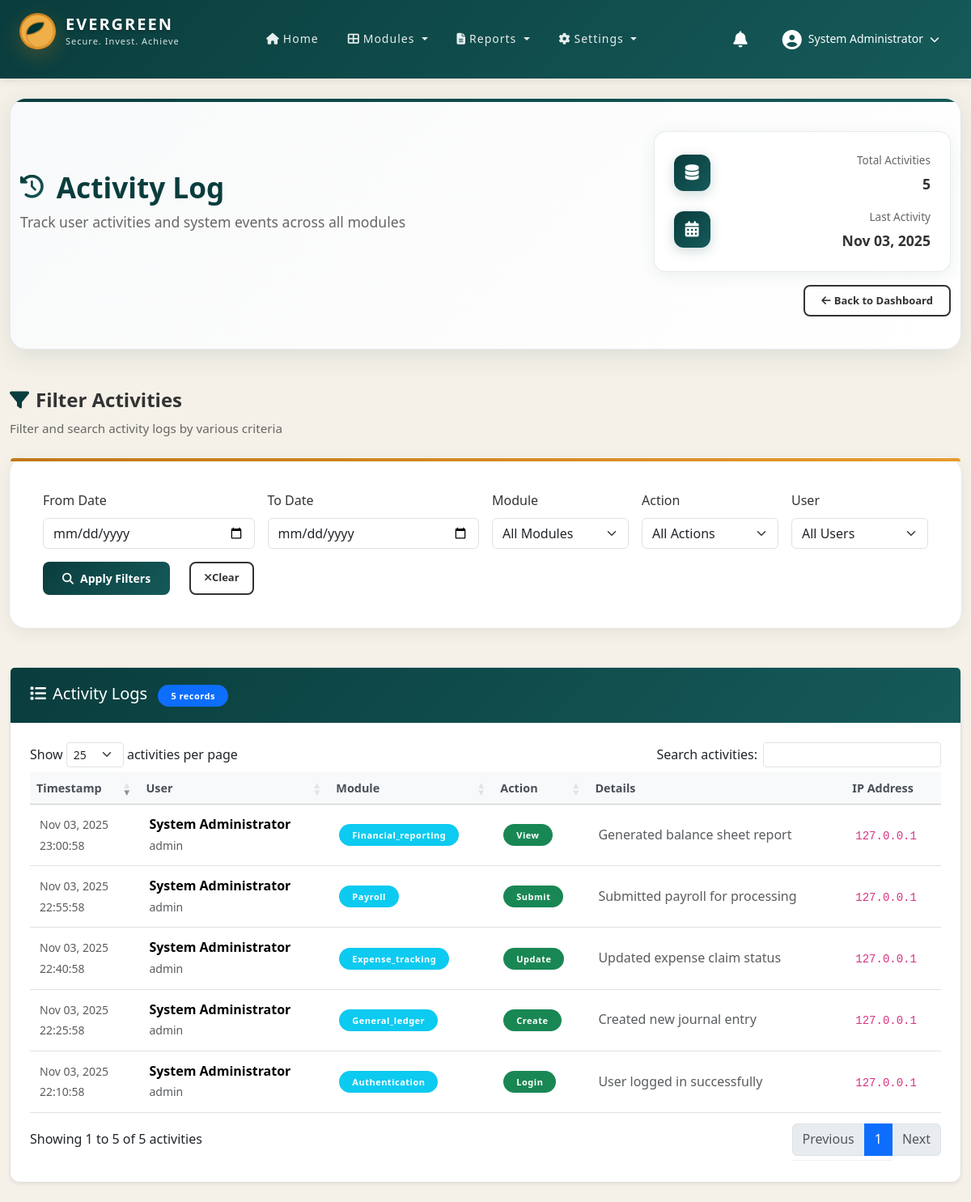
/modules/activity-log.php (signed in), run on the app's committed database.
### tables this page shows
CREATE TABLE IF NOT EXISTS activity_logs (
    id INT AUTO_INCREMENT PRIMARY KEY,
    user_id INT NOT NULL,
    action VARCHAR(100) NOT NULL,
    module VARCHAR(100) NOT NULL,
    details TEXT,
    ip_address VARCHAR(45),
    created_at DATETIME DEFAULT CURRENT_TIMESTAMP,
    INDEX idx_user_id (user_id),
    INDEX idx_module (module),
    INDEX idx_action (action),
    INDEX idx_created_at (created_at),
    FOREIGN KEY (user_id) REFERENCES users(id) ON DELETE CASCADE
);

CREATE TABLE users (
    id INT AUTO_INCREMENT PRIMARY KEY,
    username VARCHAR(50) UNIQUE NOT NULL,
    password_hash VARCHAR(255) NOT NULL,
    email VARCHAR(100) UNIQUE NOT NULL,
    full_name VARCHAR(100) NOT NULL,
    is_active BOOLEAN DEFAULT TRUE,
    last_login DATETIME,
    created_at DATETIME DEFAULT CURRENT_TIMESTAMP,
    updated_at DATETIME DEFAULT CURRENT_TIMESTAMP ON UPDATE CURRENT_TIMESTAMP
);

### includes/session.php (called while the page is built, shortened)
<?php
function isLoggedIn() {
    return isset($_SESSION['user_id']) && isset($_SESSION['username']);
}
function getCurrentUser() {
    if (isLoggedIn()) {
        return [
            'id' => $_SESSION['user_id'],
            'username' => $_SESSION['username'],
            'email' => $_SESSION['email'] ?? '',
            'full_name' => $_SESSION['full_name'] ?? ''
        ];
    }
    return null;
}

### modules/activity-log.php (the view, shortened to what this page needs)
<?php
require_once '../includes/session.php';
$current_user = getCurrentUser();
$date_from = $_GET['date_from'] ?? '';
$date_to = $_GET['date_to'] ?? '';
$sql = "SELECT
            al.id,
            al.user_id,
            al.action,
            al.module,
            al.details,
            al.ip_address,
            al.created_at,
            u.full_name as user_name,
            u.username
        FROM activity_logs al
        LEFT JOIN users u ON al.user_id = u.id
        WHERE 1=1";
$sql .= " ORDER BY al.created_at DESC LIMIT 1000";
$activity_logs = [];
$hasResults = false;
if ($conn) {
    $stmt = $conn->prepare($sql);
    if ($stmt !== false) {
        $stmt->execute();
        $result = $stmt->get_result();
        while ($row = $result->fetch_assoc()) {
            $activity_logs[] = $row;
        }
        $hasResults = count($activity_logs) > 0;
    }
}
?>
<!DOCTYPE html>
<html lang="en">
<head>
    <link href="https://cdn.jsdelivr.net/npm/bootstrap@5.3.2/dist/css/bootstrap.min.css" rel="stylesheet">
    <link rel="stylesheet" href="https://cdnjs.cloudflare.com/ajax/libs/font-awesome/6.5.1/css/all.min.css">
    <link rel="stylesheet" href="https://cdn.datatables.net/1.13.7/css/dataTables.bootstrap5.min.css">
    <link rel="stylesheet" href="../assets/css/style.css">
    <link rel="stylesheet" href="../assets/css/dashboard.css">
    <link rel="stylesheet" href="../assets/css/financial-reporting.css">
</head>
<body>
    <nav class="navbar navbar-expand-lg navbar-custom">
        <div class="container-fluid px-4">
            <div class="logo-section">
                <div class="logo-circle">
                    <img src="../assets/image/LOGO.png" alt="Evergreen Logo" class="logo-img">
                </div>
                <div class="logo-text">
                    <h1>EVERGREEN</h1>
                    <p>Secure. Invest. Achieve</p>
                </div>
            </div>
            <div class="collapse navbar-collapse justify-content-center" id="navbarNav">
                <ul class="navbar-nav">
                    <li class="nav-item">
                        <a class="nav-link" href="../core/dashboard.php">
                            <i class="fas fa-home me-1"></i>Home
                        </a>
                    </li>
                    <li class="nav-item dropdown">
                        <a class="nav-link dropdown-toggle" href="#" id="modulesDropdown" role="button" data-bs-toggle="dropdown" aria-expanded="false">
                            <i class="fas fa-th-large me-1"></i>Modules
                        </a>
                    </li>
                    <li class="nav-item dropdown">
                        <a class="nav-link dropdown-toggle" href="#" id="reportsDropdown" role="button" data-bs-toggle="dropdown" aria-expanded="false">
                            <i class="fas fa-file-alt me-1"></i>Reports
                        </a>
                    </li>
                    <li class="nav-item dropdown">
                        <a class="nav-link dropdown-toggle" href="#" id="settingsDropdown" role="button" data-bs-toggle="dropdown" aria-expanded="false">
                            <i class="fas fa-cog me-1"></i>Settings
                        </a>
                    </li>
                </ul>
            </div>
            <div class="d-flex align-items-center gap-3">
                <div class="dropdown d-none d-md-block">
                    <a class="nav-icon-btn" href="#" id="notificationsDropdown" role="button" data-bs-toggle="dropdown" aria-expanded="false">
                        <i class="fas fa-bell"></i>
                    </a>
                </div>
                <div class="dropdown">
                    <a class="user-profile-btn" href="#" id="userDropdown" role="button" data-bs-toggle="dropdown" aria-expanded="false">
                        <i class="fas fa-user-circle me-2"></i>
                        <span class="d-none d-lg-inline"><?php echo htmlspecialchars($current_user['full_name']); ?></span>
                        <i class="fas fa-chevron-down ms-2 d-none d-lg-inline"></i>
                    </a>
                </div>
            </div>
        </div>
    </nav>
    <main class="container-fluid py-4">
        <div class="beautiful-page-header mb-5">
            <div class="container-fluid">
                <div class="row align-items-center">
                    <div class="col-lg-8">
                        <div class="header-content">
                            <h1 class="page-title-beautiful">
                                <i class="fas fa-history me-3"></i>
                                Activity Log
                            </h1>
                            <p class="page-subtitle-beautiful">
                                Track user activities and system events across all modules
                            </p>
                        </div>
                    </div>
                    <div class="col-lg-4 text-lg-end">
                        <div class="header-info-card">
                            <div class="info-item">
                                <div class="info-icon">
                                    <i class="fas fa-database"></i>
                                </div>
                                <div class="info-content">
                                    <div class="info-label">Total Activities</div>
                                    <div class="info-value"><?php echo count($activity_logs); ?></div>
                                </div>
                            </div>
                            <div class="info-item">
                                <div class="info-icon">
                                    <i class="fas fa-calendar-alt"></i>
                                </div>
                                <div class="info-content">
                                    <div class="info-label">Last Activity</div>
                                    <div class="info-value"><?php echo !empty($activity_logs) ? date('M d, Y', strtotime($activity_logs[0]['created_at'])) : 'N/A'; ?></div>
                                </div>
                            </div>
                        </div>
                    </div>
                </div>
                <div class="header-actions mt-3">
                    <a href="../core/dashboard.php" class="btn btn-outline-secondary">
                        <i class="fas fa-arrow-left me-1"></i>Back to Dashboard
                    </a>
                </div>
            </div>
        </div>
        <div class="filtering-section-modern">
            <div class="section-header-simple mb-4">
                <h2 class="section-title-simple">
                    <i class="fas fa-filter me-2" style="color: var(--primary-teal);"></i>Filter Activities
                </h2>
                <p class="section-subtitle-simple">Filter and search activity logs by various criteria</p>
            </div>
            <div class="filtering-card">
                <form method="GET" class="row g-3">
                    <div class="col-md-3">
                        <label for="date_from" class="form-label">From Date</label>
                        <input type="date" class="form-control" id="date_from" name="date_from" value="<?php echo htmlspecialchars($date_from); ?>">
                    </div>
                    <div class="col-md-3">
                        <label for="date_to" class="form-label">To Date</label>
                        <input type="date" class="form-control" id="date_to" name="date_to" value="<?php echo htmlspecialchars($date_to); ?>">
                    </div>
                    <div class="col-md-2">
                        <label for="module" class="form-label">Module</label>
                        <select class="form-select" id="module" name="module">
                            <option value="">All Modules</option>
                        </select>
                    </div>
                    <div class="col-md-2">
                        <label for="action" class="form-label">Action</label>
                        <select class="form-select" id="action" name="action">
                            <option value="">All Actions</option>
                        </select>
                    </div>
                    <div class="col-md-2">
                        <label for="user_id" class="form-label">User</label>
                        <select class="form-select" id="user_id" name="user_id">
                            <option value="">All Users</option>
                        </select>
                    </div>
                    <div class="col-12">
                        <div class="filter-actions">
                            <button type="submit" class="btn btn-primary btn-lg me-3 px-4">
                                <i class="fas fa-search me-2"></i>Apply Filters
                            </button>
                            <a href="activity-log.php" class="btn btn-outline-secondary btn-lg px-3">
                                <i class="fas fa-times"></i>Clear
                            </a>
                        </div>
                    </div>
                </form>
            </div>
        </div>
        <div class="card shadow-sm">
            <div class="card-header">
                <h5 class="card-title mb-0">
                    <i class="fas fa-list me-2"></i>Activity Logs
                    <span class="badge bg-primary ms-2"><?php echo count($activity_logs); ?> records</span>
                </h5>
            </div>
            <div class="card-body">
                <?php if ($hasResults): ?>
                    <div class="table-responsive">
                        <table class="table table-hover" id="activityTable">
                            <thead class="table-light">
                                <tr>
                                    <th>Timestamp</th>
                                    <th>User</th>
                                    <th>Module</th>
                                    <th>Action</th>
                                    <th>Details</th>
                                    <th>IP Address</th>
                                </tr>
                            </thead>
                            <tbody>
                                <?php foreach ($activity_logs as $log): ?>
                                    <tr>
                                        <td>
                                            <span class="text-muted small">
                                                <?php echo date('M d, Y', strtotime($log['created_at'])); ?><br>
                                                <?php echo date('H:i:s', strtotime($log['created_at'])); ?>
                                            </span>
                                        </td>
                                        <td>
                                            <div>
                                                <strong><?php echo htmlspecialchars($log['user_name'] ?? 'Unknown'); ?></strong><br>
                                                <small class="text-muted"><?php echo htmlspecialchars($log['username'] ?? ''); ?></small>
                                            </div>
                                        </td>
                                        <td>
                                            <span class="badge bg-info">
                                                <?php echo htmlspecialchars(ucfirst($log['module'] ?? 'Unknown')); ?>
                                            </span>
                                        </td>
                                        <td>
                                            <span class="badge bg-success">
                                                <?php echo htmlspecialchars(ucfirst($log['action'] ?? 'Unknown')); ?>
                                            </span>
                                        </td>
                                        <td>
                                            <span class="text-muted">
                                                <?php echo htmlspecialchars($log['details'] ?? 'No details'); ?>
                                            </span>
                                        </td>
                                        <td>
                                            <code class="small"><?php echo htmlspecialchars($log['ip_address'] ?? 'N/A'); ?></code>
                                        </td>
                                    </tr>
                                <?php endforeach; ?>
                            </tbody>
                        </table>
                    </div>
                <?php endif; ?>
            </div>
        </div>
    </main>
</body>
</html>

### data on the page
activity_logs: created_at "Nov 03, 2025", created_at "23:00:58", user.full_name "System Administrator", user.username "admin", module "Financial_reporting", action "View", details "Generated balance sheet report", ip_address "127.0.0.1"
activity_logs: created_at "Nov 03, 2025", created_at "22:55:58", user.full_name "System Administrator", user.username "admin", module "Payroll", action "Submit", details "Submitted payroll for processing", ip_address "127.0.0.1"
activity_logs: created_at "Nov 03, 2025", created_at "22:40:58", user.full_name "System Administrator", user.username "admin", module "Expense_tracking", action "Update", details "Updated expense claim status", ip_address "127.0.0.1"
activity_logs: created_at "Nov 03, 2025", created_at "22:25:58", user.full_name "System Administrator", user.username "admin", module "General_ledger", action "Create", details "Created new journal entry", ip_address "127.0.0.1"
activity_logs: created_at "Nov 03, 2025", created_at "22:10:58", user.full_name "System Administrator", user.username "admin", module "Authentication", action "Login", details "User logged in successfully", ip_address "127.0.0.1"

### other printed values
$current_user['full_name'] "System Administrator"
count($activity_logs) "5"
